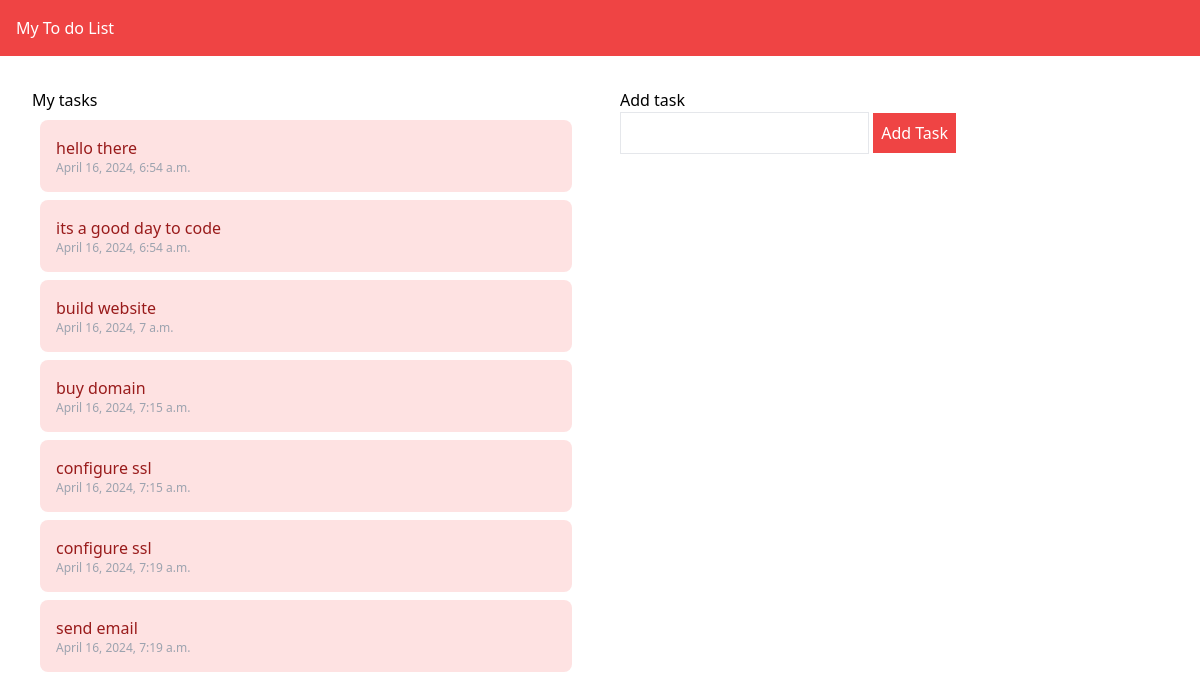
The page / on the database its author committed.
### home/models.py (models this page shows)
class To_do(models.Model):
    task = models.TextField()
    date = models.DateTimeField(auto_now_add=True)
    status = models.IntegerField(default=0)

### home/views.py (the view)
# urls.py: path('',views.homepage,name='index')
def homepage(request):
    if request.method == "POST":
        new_task = request.POST["task"]
        add_task = To_do(task=new_task)
        add_task.save()
    all_todo = To_do.objects.all()
    context = {
        "all_todo": all_todo,
    }
    template = loader.get_template("index.html")
    return HttpResponse(template.render(context))

### home/templates/index.html (shortened to what this page needs)
<!DOCTYPE html>
<html lang="en">
<head>
</head>
<script src="https://cdn.tailwindcss.com"></script>
<body>
  <nav class="p-4 flex gap-2 items-center bg-red-500 text-white">
       <a href="/">My To do List</a>
  </nav>
  <div class="p-4 grid grid-cols-2 gap-2">
    <div class="p-4">
<h1>My tasks</h1>
{% for todo in all_todo %}
<div class="p-4 bg-red-100 rounded-lg m-2 text-red-800">
    {{ todo.task}}
 <p class="text-xs text-gray-400">
    {{ todo.date}}
 </p>
</div>
{% endfor%}
    </div>
    <div class="p-4">
<h1>Add task</h1>
<form method="post">
    <input class="border p-2 " type="text" name="task">
    <button class="p-2 bg-red-500 text-white">Add Task</button>
</form>
    </div>
  </div>
</body>
</html>

### rows shown on the page
To_do: task "hello there", date "April 16, 2024, 6:54 a.m."
To_do: task "its a good day to code", date "April 16, 2024, 6:54 a.m."
To_do: task "build website", date "April 16, 2024, 7 a.m."
To_do: task "buy domain", date "April 16, 2024, 7:15 a.m."
To_do: task "configure ssl", date "April 16, 2024, 7:15 a.m."
To_do: task "configure ssl", date "April 16, 2024, 7:19 a.m."
To_do: task "send email", date "April 16, 2024, 7:19 a.m."
